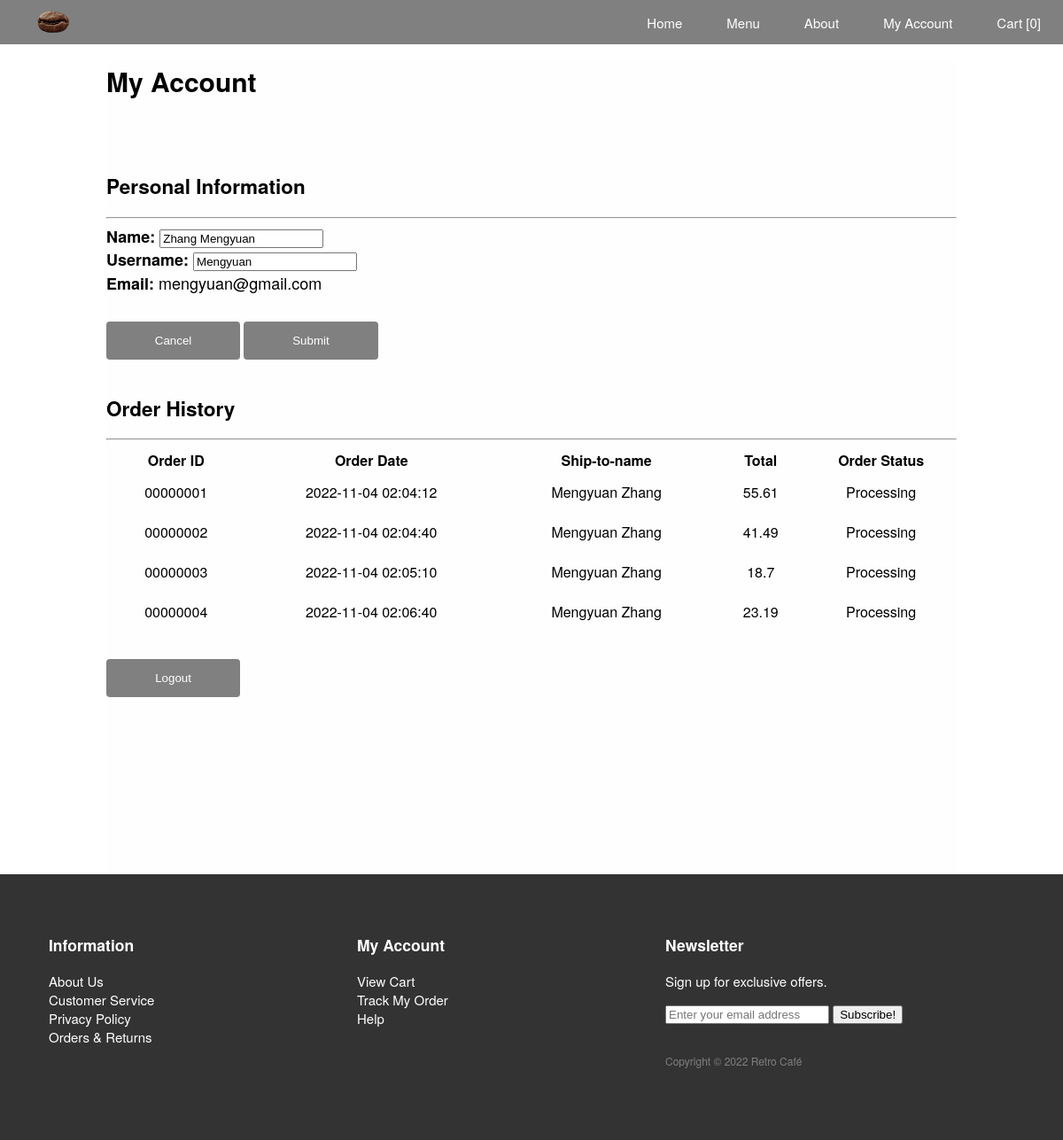
Page /account_customer.php?edit=true (signed in) on the committed database.
### tables this page shows
CREATE TABLE `orders` (
  `id` int(11) NOT NULL,
  `user_id` int(11) NOT NULL,
  `first_name` varchar(50) NOT NULL,
  `last_name` varchar(50) NOT NULL,
  `contact_number` int(11) NOT NULL,
  `postal_code` int(11) NOT NULL,
  `address` varchar(200) NOT NULL,
  `amount` float NOT NULL,
  `status` varchar(50) NOT NULL,
  `datetime` datetime NOT NULL
);

### account_customer.php (the view, shortened to what this page needs)
<?php
  $is_edit = $_GET['edit'];
  $user_id = $_SESSION['user_id'];
  $user_name = $_SESSION['user_name'];
  $user_user_name = $_SESSION['user_user_name'];
  $user_email= $_SESSION['user_email'];
  $user_is_admin = $_SESSION['user_is_admin'];
?>
<html>
<head>
	<link rel="stylesheet" href="mystyle.css">
	<link href="styles.css" rel="stylesheet">
</head>
<body>
	<nav class="navbar">
        <a class="logo" href="index.php">
            <img src="logo.png">
        </a>
        <div class="nav-item">
            <ul>
                <li>
                    <a href="index.php">Home</a>
                </li>
                <li>
                    <a href="menu.php">Menu</a>
                </li>
                <li>
                    <a href="aboutus.php">About</a>
                </li>
                <?php
                    if($user_id){
                        if($user_is_admin == '0'){
                            echo "<li><a href=\"account_customer.php\">My Account</a></li>";
                            if(isset($_SESSION['cart']) && count($_SESSION['cart']) > 0){
                                echo "<li><a href=\"cart.php\">Cart [".count($_SESSION['cart'])."]</a></li>";
                            }else{
                                echo "<li><a href=\"cart.php\">Cart [0]</a></li>";
                            }
                        } else {
                            echo "<li><a href=\"account_admin.php\">Admin</a></li>";
                        }
                    }else{
                        echo "<li><a href=\"login.php\">Login</a></li>";
                    }
                ?>
            </ul>
        </div>
    </nav>
	<div id="wrapper">
		<h1>My Account</h1><br><br>
		<div id="account_content">
			<h2>Personal Information</h2>
			<hr>
			<?php
                if(isset($is_edit)){
                    echo '<form action="user_profile_update.php" method="get">
                            <label><b>Name: </b><input name="name" value="'.$user_name.'" required></input></label><br>
                            <label><b>Username: </b><input name="username" value="'.$user_user_name.'" required></input></label><br>
                            <label><b>Email: </b>'.$user_email.'</label><br>
                            <div class="logout">
                            <input type="button" onclick="location.href=\'account_customer.php\'" value="Cancel"></input>
                            <input type="submit"></input>
                            </div>
                        </form>';
                } else {
                    echo '<div><label><b>Name:</b> '.$user_name.'</label><br><label><b>Username:</b> '.$user_user_name.'</label><br><label><b>Email:</b> '.$user_email.'</label></div><br><br><div class="edit" onclick="location.href=\'account_customer.php?edit=true\'"><button>Edit</button></div>';
                }
			?>
			<h2>Order History</h2>
			<hr>
			<?php
				@ $db = new mysqli('localhost', 'root', '','RetroCafe');
				$query = "SELECT LPAD(id, 8, '0') AS 'id', datetime, CONCAT(first_name, ' ', last_name) as 'name', amount, status FROM orders WHERE user_id = ".$user_id.";";
				$result = $db->query($query);
				$num_results = $result->num_rows;
				if($num_results > 0){
					echo '<table border="0"><tr><th>Order ID</th><th>Order Date</th><th>Ship-to-name</th><th>Total</th><th>Order Status</th></tr>';
					for ($i=0; $i <$num_results; $i++) {
						$row = $result->fetch_assoc();
						echo '<tr><td>'.$row['id'].'</td><td>'.$row['datetime'].'</td><td>'.$row['name'].'</td><td>'.$row['amount'].'</td><td>'.$row['status'].'</td></tr>';
					}
					echo '</table>';
				}else{
					echo '<div><p>No recent purchased found.</p></div>';
				}
			?>
			<div class="logout">
				<button type="submit" class="btn" onclick="location.href='logout.php'">Logout</button>
			</div>
		</div>
	</div>
	<footer>
        <div class="footer">
            <div class="footer-info-item">
                <h3>Information</h3>
                <ul class="list-unstyled">
                    <li><a href="aboutus.php">About Us</a></li>
                    <li><a href="aboutus.php">Customer Service</a></li>
                    <li><a href="privacy_notice.pdf" target="_blank">Privacy Policy</a></li>
                    <li><a href="privacy_notice.pdf" target="_blank">Orders &amp; Returns</a></li>
                </ul>
            </div>
            <div class="footer-info-item">
                <?php
                if((isset($_SESSION['user_id'])) && ($_SESSION['user_is_admin'] == 0) ){
                    echo '<h3>My Account</h3>
                    <ul class="list-unstyled">
                        <li><a href="cart.php">View Cart</a></li>
                        <li><a href="account_customer.php">Track My Order</a></li>
                        <li><a href="aboutus.php">Help</a></li>
                    </ul>';
                }else if($_SESSION['user_is_admin'] == 0){
                    echo '<h3>My Account</h3>
                    <ul class="list-unstyled">
                        <li><a href="login.php">View Cart</a></li>
                        <li><a href="login.php">Track My Order</a></li>
                        <li><a href="login.php">Help</a></li>
                    </ul>';
                }
                ?>
            </div>
            <div class="footer-info-item">
                <h3><span class=""></span> Newsletter</h3>
                <p>Sign up for exclusive offers.</p>
                <div class="">
                    <input type="email" class="" placeholder="Enter your email address">
                    <span class="">
                        <button class="" type="button">
                            Subscribe!
                        </button>
                    </span>
                </div>
                <br>
                <p class="copyright">Copyright &copy; 2022 Retro Café</p>
            </div>
        </div>
    </footer>
</body>
</html>

### mystyle.css (style rules this page uses)
#wrapper { background-color: #fefefe; margin: auto; width: 80%; }
.logout button, .logout input { margin-bottom: 200px; background-color: gray; color: white; padding: 14px 20px; border: none; border-radius: 4px; cursor: pointer; width: 4cm; }
.logout input { margin-bottom: 20px; }
#account_content>table { width: 100%; }
#account_content label { font-size: 18px; }
#account_content>table tr td { padding: 10px; text-align: center; }
.logout { margin-top: 30px; margin-left: 0%; }

### styles.css (style rules this page uses)
body, html { height: 100%; }
* { box-sizing: border-box; }
body { margin: 0; min-height: 100vh; }
body { font-family: "Helvetica Neue", Helvetica, Arial, sans-serif; font-size: 15px; min-width: 650px; }
a { text-decoration: none; }
.navbar { display: flex; background-color: gray; height: 50px; align-items: center; }
.logo { width: 10%; align-items: center; }
.logo>img { display: block; margin-left: auto; margin-right: auto; max-height: 30px; }
.nav-item { width: 90%; text-align: right; }
.navbar ul { list-style-type: none; display: inline-flex; margin: 0; }
.navbar li { padding-left: 25px; padding-right: 25px; }
.navbar a { color: white; }
footer { color: white; background-color: #333333; padding: 0px 20px; }
.footer { display: flex; width: 100%; height: 300px; }
.footer-info-item { padding: 50px 35px; width: 30%; position: relative; min-height: 1px; }
.list-unstyled { padding-left: 0; list-style: none; }
footer a { color: white; }
.copyright { color: gray; font-size: 12px; }

### rows in the picture
orders: id "00000001", datetime "2022-11-04 02:04:12", name "Mengyuan Zhang", amount "55.61", status "Processing"
orders: id "00000002", datetime "2022-11-04 02:04:40", name "Mengyuan Zhang", amount "41.49", status "Processing"
orders: id "00000003", datetime "2022-11-04 02:05:10", name "Mengyuan Zhang", amount "18.7", status "Processing"
orders: id "00000004", datetime "2022-11-04 02:06:40", name "Mengyuan Zhang", amount "23.19", status "Processing"

### other values in the picture
$user_email "mengyuan@gmail.com"
